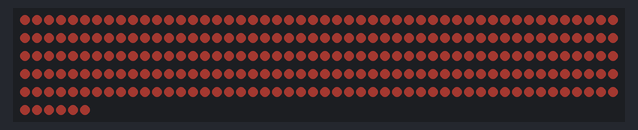
Simulated run of this program. Board: ESP32-C3. Shown: 256 RGB LEDs in strip order, left to right, continuing on the next row. Dim RGB values are drawn brighter than linear; random numbers use the default seed unless the program sets one.

Above: at 45.8 s.

The program:

main.cpp
```cpp
#include <Arduino.h>
#include <FastLED.h>

#define MatrixHeight        8
#define MatrixLength        32
#define MAX_POWER_MILLIAMPS 1000
#define LED_TYPE            WS2812B
#define COLOR_ORDER         GRB
#define DATA_PIN            4
#define Brightness          255


#define NUM_LEDS MatrixHeight*MatrixLength

CRGB LedMatrix[NUM_LEDS];
CRGB LedTarget[NUM_LEDS];
uint8_t easetime[NUM_LEDS] = {100};

void genRandCol(CHSV& a, CHSV& b){
  byte hue_a = random(0,255);
  byte hue_b = (hue_a + 90 + random(0, 127))%360;
  byte sat_a = 178 + random(0, 255-178);
  byte sat_b = 178 + random(0, 255-178);

  a = CHSV(hue_a,sat_a,255);
  b = CHSV(hue_b,sat_b,255);

}

float Func(float x, float y, float t, uint8_t i) {

  float v;

  switch (i){
    case 1:
      v = sin( t - hypot( x-4, y-16 ) );
      break;
    case 2:
      v = sin(( t-x/2-y/2));
      break;
    case 3:
      v = sin((t-hypot(x-40.5,y-3.5))*0.25) ;
      break;
    case 4:
      v = sin(t-hypot(x-MatrixLength/2,y-3.5)) ;
      break;
    case 5:
      v = sin(t-x/2-y/2) ;
      break;
    case 6:
      v = sin(t+hypot(x-MatrixLength/2,y-MatrixHeight/2)) ;
      break;
    case 7:
      v = sin(t+x/2-y/2) ;
      break;
    default:
      v = cos(x+sin(t))-sin(y-cos(t)*0.5) ;
      break;
  }

 //float v = 2*fract( (0.5*t-x*0.01)*0.5+hypot(x-MatrixLength/2,y-MatrixHeight/2) )-1.0 ;
  return v ;//(v + 1.0 )/2;
}
CHSV interpolate_HSV_colors(CHSV& a, CHSV& b, fract8 value){
  return CHSV(
      lerp8by8(a.h, b.h, value),
      lerp8by8(a.s, b.s, value),
      lerp8by8(a.v, b.v, value)
    );
}
/* CRGB interpolate_colors_with_black(CRGB& a, CRGB& b, float value){
  CRGB X;

  if(value > 0){
    X.r = a.r * value; X.g = a.g * value; X.b = a.b * value;
  }else if (value < 0)
  {
    X.r = b.r * -value; X.g = b.g * -value; X.b = b.b * -value;
  }else{
    X.r = 0; X.g = 0; X.b = 0;
  }
  return X;
} */

CHSV interpolate_colors_with_black_rainbow(CHSV& a, CHSV& b, float value){

  if(value > 0){
    return CHSV(a.h * value, a.s, a.v);
  }else if (value < 0)
  {
    return CHSV(b.h * -value, b.s, b.v);
  }else{
    //return CHSV(0,0,0);
    return CHSV(( ( a.h + b.h ) / 2 ),  ( ( a.s + b.s ) / 2 ) , ( ( a.v + b.v ) / 2 ));
  }
}

CHSV interpolate_colors_with_black_s(CHSV& a, CHSV& b, float value){

  if(value > 0){
    return CHSV(a.h, a.s * value, a.v * value);
  }else if (value < 0)
  {
    return CHSV(b.h, b.s * -value, b.v * -value);
  }else{
    return CHSV( 0, 0 , 0 );
  }
}

CHSV interpolate_colors_with_sat(CHSV& a, CHSV& b, float value){

  if(value > 0){
    return CHSV(a.h, a.s * value, a.v * value);
  }else if (value < 0)
  {
    return CHSV(b.h, b.s * -value, b.v * -value);
  }else{
    return CHSV( 0, 0 , 0 );
  }
}

CHSV interpolate_colors_with_black_s_inv(CHSV& a, CHSV& b, float value){

  if(value > 0){
    return CHSV(a.h, 0xff-(a.s * value), a.v * value);
  }else if (value < 0)
  {
    return CHSV(b.h, 0xff-(b.s * -value), b.v * -value);
  }else{
    //return CHSV(0,0,0);
    return CHSV( ( ( a.h + b.h ) / 2 ) , ( ( a.s + b.s ) / 2 ) , 0xff );
  }
}

CHSV interpolate_colors_with_s_inv(CHSV& a, CHSV& b, float value){

  if(value > 0){
    return CHSV(a.h, 0xff-(a.s * value), a.v);
  }else if (value < 0)
  {
    return CHSV(b.h, 0xff-(b.s * -value), b.v);
  }else{
    //return CHSV(0,0,0);
    return CHSV( ( ( a.h + b.h ) / 2 ) , ( ( a.s + b.s ) / 2 )  , 0xff );
  }
}

CHSV interpolate_colors_with_black(CHSV& a, CHSV& b, float value){

  if(value > 0){
    return CHSV(a.h, a.s, a.v * value);
  }else if (value < 0)
  {
    return CHSV(b.h, b.s, b.v * -value);
  }else{
    return CHSV(0,0,0);
  }
}

struct Animation_States{
  float offset_x = 0;
  float offset_y = 0;
  float translate_scale = 11;
  float move_x = 1;
  float move_y = 1;
  float pivot_x = 0;
  float pivot_y = 0;
  float rotate_scale = 0.1;
  float zoom_scale = 3;
  int color_change_time = 0;
  int time_to_lerp_s = 5*1000;
  int lerp_time = 0;
  int speed = 100;
  CHSV A_old, B_old, A_new, B_new, A, B;
  uint8_t function = 3;
};


void lerp_toward_target_colors(int16_t dt, Animation_States& states){
  if(states.lerp_time <= states.time_to_lerp_s-dt){
    states.lerp_time += dt;
    fract8 v = ease8InOutQuad( ((float)states.lerp_time / (float)states.time_to_lerp_s) * 0xff );
    states.A = interpolate_HSV_colors(states.A_old, states.A_new, v);
    states.B = interpolate_HSV_colors(states.B_old, states.B_new, v);
  }else{
    states.A = states.A_new;
    states.B = states.B_new;
    states.A_old = states.A_new;
    states.B_old = states.B_new;
  }
}

void setPixel(float x, float y, CRGB pixel_color){
  int x_pos = x*MatrixHeight;
  int y_pos = y;
  if(((int)x & 0x1)) {
    y_pos = MatrixHeight-1 - y;
  }
  LedTarget[ x_pos+y_pos ] = pixel_color;
}

void ease(float dt){
  fract8 v = 127;
  for(uint16_t i = 0; i < NUM_LEDS; i++){
    //hsv2rgb_rainbow ( lerp_rgb(LedMatrix[i], LedTarget[i], v) , LedMatrix[i]);
    LedMatrix[i] = blend(LedMatrix[i], LedTarget[i], v);
  }
}

void Animation(float t, float dt, Animation_States& states){

  float val = 0;

  CHSV A = states.A;
  CHSV B = states.B;

  states.offset_x = dt * ( states.offset_x + states.move_x * 5 + states.move_x * states.speed ) + sin(0.3 + t * 0.17) * states.translate_scale;
  states.offset_y = dt * ( states.offset_y + states.move_y * 5 + states.move_y * states.speed ) + cos(0.7 + t * 0.05) * states.translate_scale;

  float pivot_x = states.pivot_x;
  float pivot_y = states.pivot_y;

  float zoom = 1.0;
  if(states.zoom_scale != 0){
    zoom = (sin(t * 0.1) * 0.5 + 0.5) * states.zoom_scale ;
  }

  float rotation = t * states.rotate_scale;

  for(uint16_t i = 0; i < NUM_LEDS; i++){
    uint16_t x = i/MatrixHeight;
    uint16_t y = i%MatrixHeight;
    float x_new = ( ( ( x - pivot_x  ) * cos(rotation) - ( y - pivot_y ) * sin(rotation) ) * zoom ) + pivot_x - states.offset_x;
    float y_new = ( ( ( y - pivot_y  ) * sin(rotation) + ( y - pivot_y  )* cos(rotation) ) * zoom ) + pivot_y - states.offset_y;
    //setPixel(x, y, interpolate_colors_with_black_rainbow(A, B, Func( x_new, y_new, t , states.function) ));
    //setPixel(x, y, interpolate_colors_with_black(A, B, Func( x_new, y_new, t , states.function) ));
    setPixel(x, y, interpolate_colors_with_s_inv(A, B, Func( x_new, y_new, t , states.function) ));
  }
}

void adjust_gamma()
{
  for (uint16_t i = 0; i < NUM_LEDS; i++)
  {
    LedMatrix[i].r = 	dim8_lin (LedMatrix[i].r);
    LedMatrix[i].g = 	dim8_lin (LedMatrix[i].g);
    LedMatrix[i].b = 	dim8_lin (LedMatrix[i].b);
  }
}

void setup() {
  FastLED.addLeds<LED_TYPE, DATA_PIN, COLOR_ORDER>(LedMatrix, NUM_LEDS).setCorrection( TypicalPixelString );
  FastLED.setMaxPowerInVoltsAndMilliamps( 5, MAX_POWER_MILLIAMPS);
  FastLED.setBrightness(Brightness);
  //Serial.begin(115200);
  randomSeed(analogRead(0));
}

void loop() {

  unsigned long NewTime, OldTime, dt_ms = 0;
  float seconds, Fps, dt = 0;
  Animation_States Ani_States;
  genRandCol(Ani_States.A, Ani_States.B);
  //Ani_States.function = random(0, 7);

  while(true){
    NewTime = millis();
    dt_ms = (NewTime - OldTime);
    dt = dt_ms / 1000.0;
    OldTime = NewTime;
    seconds += dt;

    if((int)seconds >= Ani_States.color_change_time){
      genRandCol(Ani_States.A_new, Ani_States.B_new);
      Ani_States.A_old = Ani_States.A;
      Ani_States.B_old = Ani_States.B;
      Ani_States.color_change_time = seconds + random(6, 10);
      Ani_States.lerp_time = 0;
      //Ani_States.function = random(0, 7);
    }

    lerp_toward_target_colors(dt_ms, Ani_States);

    Animation(seconds, dt, Ani_States);
    //napplyGamma_video(LedMatrix, NUM_LEDS, 2.2);
    ease(dt);
    adjust_gamma();
    FastLED.show();
  }

}
```
